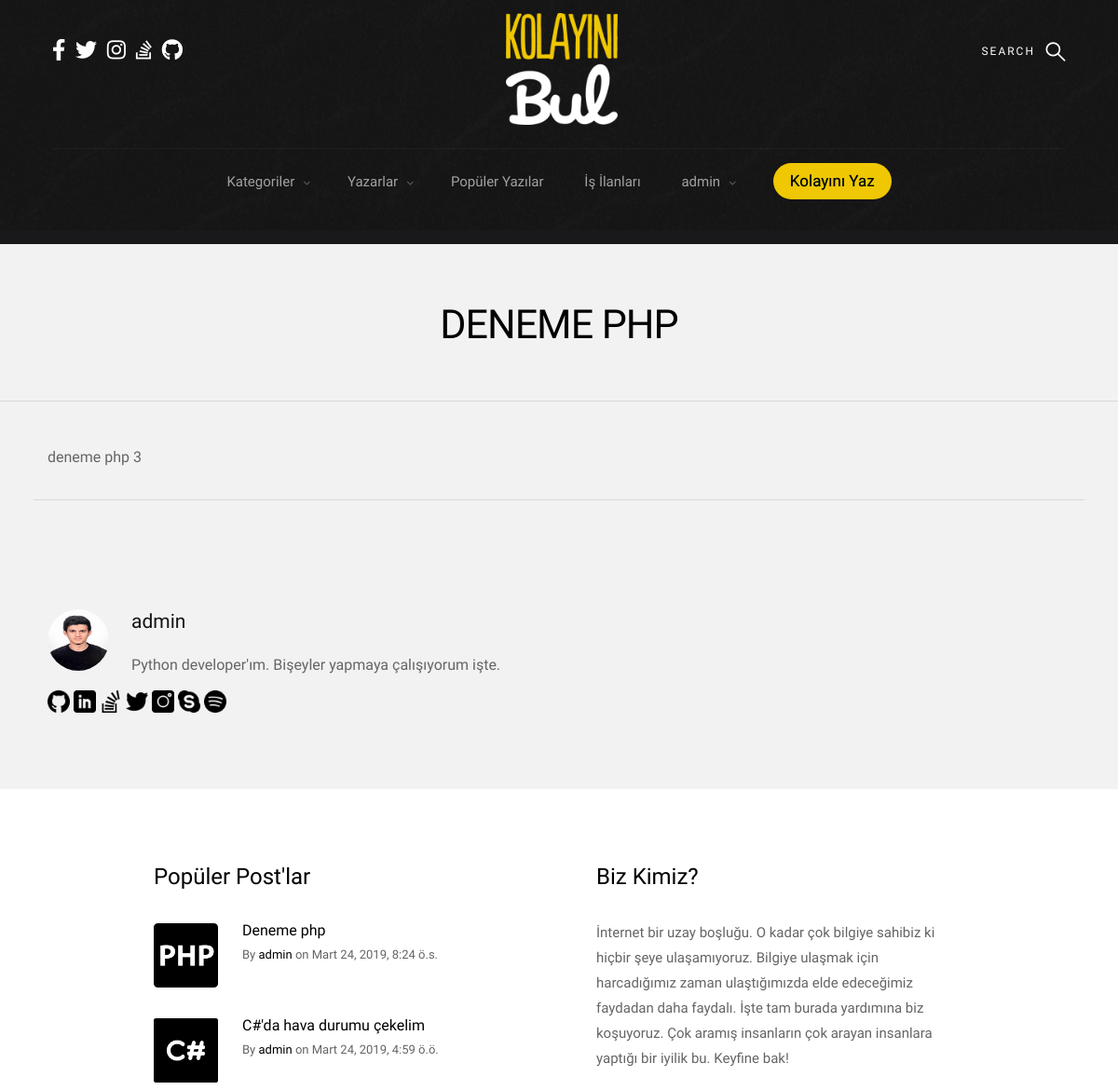
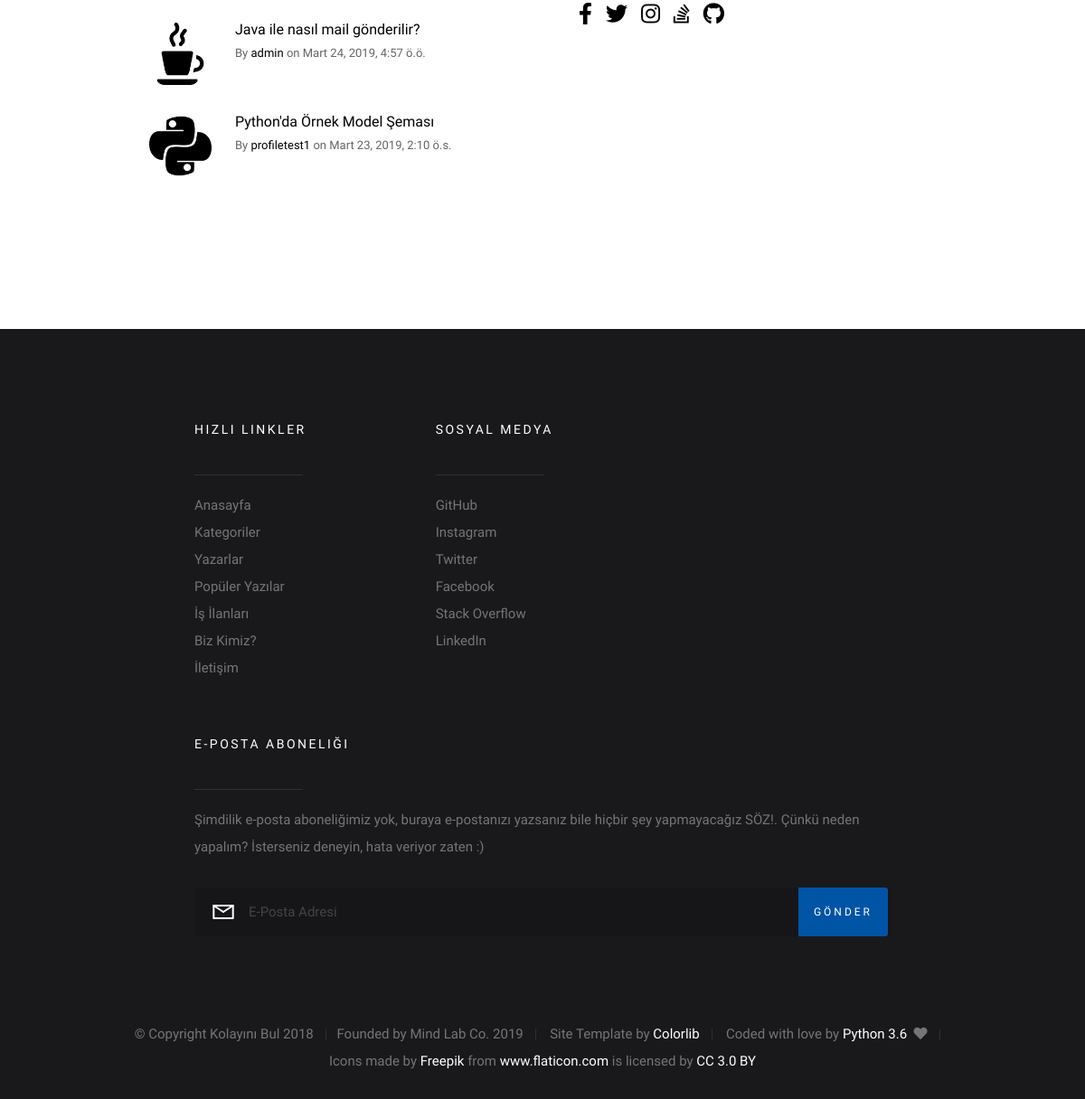
Screenshot of /posts/post/deneme-php-yz4d (signed in) with the database file from the repository (2 pictures, top to bottom).
### blog/models.py (models this page shows, shortened)
class Post(models.Model):
    author = models.ForeignKey("auth.User", on_delete=models.CASCADE, verbose_name="Author")
    category = models.ForeignKey("Category", on_delete=models.CASCADE, verbose_name="Category Name")
    sub_category = models.ForeignKey("SubCategory", on_delete=models.CASCADE, verbose_name="Sub-Category Name",
                                     related_name="sub_category")
    title = models.CharField(max_length=50, verbose_name="Post Title")
    slug = models.SlugField(max_length=55, blank=True, null=True)
    description = RichTextField(max_length=100000, null=False)
    image = models.ImageField(upload_to='story_images/', null=True, blank=True,
                              default='')
    created_date = models.DateTimeField(auto_now_add=True, verbose_name="Created Date")
    updated_date = models.DateTimeField(blank=True, null=True, verbose_name="Updated Date")
    verified_date = models.DateTimeField(auto_now_add=True, verbose_name="Verified Date")
    STATUS_DRAFT = 1
    STATUS_PUBLISHED = 2
    STATUS_ARCHIVED = 3
    STATUS_DEACTIVATED = 4
    STATUSES = (
        (STATUS_DRAFT, 'Taslak'),
        (STATUS_PUBLISHED, 'Yayında'),
        (STATUS_ARCHIVED, 'Arşivlendi'),
        (STATUS_DEACTIVATED, 'Kaldırıldı')
    )
    active_post = models.SmallIntegerField(choices=STATUSES, default="2")
    tag = models.ManyToManyField(SubCategory)

class SubCategory(models.Model):
    category_name = models.ForeignKey(Category, on_delete=models.CASCADE, null=True, related_name='subcategories')
    sub_category_name = models.CharField(max_length=50, verbose_name="Sub-Category Name")
    sub_category_image = models.FileField(upload_to='sub_category_images/', null=True, blank=True)
    def __str__(self):
        return self.sub_category_name

### user/models.py (models this page shows, shortened)
class Profile(models.Model):
    user = models.OneToOneField(User, on_delete=models.CASCADE)
    slug = models.SlugField(max_length=55, blank=True, null=True)
    bio = models.TextField(max_length=500, blank=True)
    school = models.CharField(max_length=30, blank=True)
    education = models.CharField(max_length=30, blank=True)
    city = models.CharField(max_length=30, blank=True)
    birth_date = models.DateField(null=True, blank=True)
    avatar = models.ImageField(upload_to='avatars/', null=True, blank=True)
    job = models.CharField(max_length=30, blank=True)
    skills = models.ManyToManyField(SubCategory)
    post = models.ManyToManyField(Post, blank=True)
    followers = models.ManyToManyField(User, blank=True, verbose_name="Followers", related_name="Followers")
    following = models.ManyToManyField(User, blank=True, verbose_name="Following", related_name="Following")
    github_profile = models.URLField(verbose_name="Github Profile", null=True, blank=True)
    twitter_profile = models.URLField(verbose_name="Twitter Profile", null=True, blank=True)
    stack_overflow_profile = models.URLField(verbose_name="Stack Overflow Profile", null=True, blank=True)
    facebook_profile = models.URLField(verbose_name="Facebook Profile", null=True, blank=True)
    instagram_profile = models.URLField(verbose_name="Instagram Profile", null=True, blank=True)

### blog/views.py (the view)
# urls.py: path('post/<slug:slug>', views.detail, name="detail"),
@login_required
def detail(request, slug):
    post = get_object_or_404(Post, slug=slug)
    tag = post.tag.all()
    context = {
        "post": post,
        "tag": tag,
    }
    return render(request, "post_pages/detail_post.html", context)

### base_pages/views.py (called while the page is built)
def categories(request):
    categories = Category.objects.all()
    context = {
        "categories": categories,
    }
    return context

def footerpost(request):
    footer_post = Post.objects.filter(active_post="2").order_by('-created_date')
    context = {
        "footer_post": footer_post,
    }
    return context

### blog/templatetags/my_filters.py (called while the page is built)
@register.filter()
def upfirstletter(value):
    first = value[0] if len(value) > 0 else ''
    remaining = value[1:] if len(value) > 1 else ''
    return first.upper() + remaining

### templates/post_pages/detail_post.html (shortened to what this page needs)
{% extends "base/layout.html" %}
{% load static %}
{% block body %}
    <section class="s-content" style="padding-top: 0px">
        <section id="styles" class="s-styles">
            <div class="row narrow section-intro add-bottom text-center">
                <div class="col-full tab-full">
                    <h1 style="font-size: 4.3rem;">{{ post.title|upper }}</h1>
                    <div class="row bottom tags-wrap">
                        <div class="col-full tags">
                            <div class="tagcloud">
                            </div>
                        </div>
                    </div>
                </div>
            </div>
            <hr>
            <div class="row">
                <div class="col-full tab-full">
                    <p>
                        {{ post.description|safe }}
                    </p>
                </div>
                <hr>
                <div class="caption-container">
                    <div class="col-six table-responsive">
                        <div class="s-content__author">
                            <img src="{{ post.author.profile.avatar.url }}" alt="">
                            <div class="s-content__author-about">
                                <h4 class="s-content__author-name">
                                    <a href="{% url 'user:profile' slug=post.author.profile.slug %}">{{ post.author }}</a>
                                </h4>
                                <p>{{ post.author.profile.bio }}
                                </p>
                            </div>
                        </div>
                        <a href="https://www.github.com/mindlabcore" target="_blank"><img style="width: 24px" src="{% static 'icons/github.png' %}" alt=""></a>
                        <img style="width: 24px" src="{% static 'icons/linkedin.png' %}" alt="">
                        <img style="width: 24px" src="{% static 'icons/stack-overflow.png' %}" alt="">
                        <img style="width: 24px" src="{% static 'icons/twitter.png' %}" alt="">
                        <img style="width: 24px" src="{% static 'icons/instagram.png' %}" alt="">
                        <img style="width: 24px" src="{% static 'icons/skype.png' %}" alt="">
                        <img style="width: 24px" src="{% static 'icons/spotify.png' %}" alt="">
                    </div>
                </div>
            </div>
        </section>
    </section>
{% endblock body %}

### templates/base/components/navbar.html (shortened to what this page needs)
{% load static %}
<body id="top">
<section class="s-pageheader s-pageheader--home">
    <header class="header">
        <div class="header__content row">
            <div class="header__logo">
                <a class="logo" href="{% url "index" %}">
                    <img class="masaustuLogo" style="width: 120px; height: 120px"
                         src="{% static 'logo/1781596764_b4fdb39e-54f8-49cd-b7db-7fe8b753a9f5 (1).png' %}"
                         alt="Homepage">
                </a>
            </div>
            <ul class="header__social">
                <li>
                    <a href="" target="_blank"><i class="fab fa-facebook-f"></i></a>
                </li>
                <li>
                    <a href="https://twitter.com/kolayinibul" target="_blank"><i class="fab fa-twitter"></i></a>
                </li>
                <li>
                    <a href="https://www.instagram.com/kolayinibul" target="_blank"><i class="fab fa-instagram"></i></a>
                </li>
                <li>
                    <a href="#0" target="_blank"><i class="fab fa-stack-overflow"></i></a>
                </li>
                <li>
                    <a href="" target="_blank"><i class="fab fa-github"></i></a>
                </li>
            </ul>
            <a class="header__search-trigger" href="#0"></a>
            <nav class="header__nav-wrap">
                <ul class="header__nav">
                    <li class="has-children">
                        <a href="#0" title="">Kategoriler</a>
                    </li>
                    <li class="has-children">
                        <a href="#0" title="">Yazarlar</a>
                    </li>
                    <li><a href="about.html" title="">Popüler Yazılar</a></li>
                    <li><a href="{% url 'job_page_coming_soon' %}" title="">İş İlanları</a></li>
                    {% if request.user.is_authenticated %}
                        <li class="has-children">
                            <a href="#0" title="">{{ request.user.username }}</a>
                        </li>
                    {% else %}
                        <li><a href="{% url 'user:login' %}" title="">Giriş Yap</a></li>
                        <li><a href="{% url 'user:sign_up' %}" title="">Kayıt Ol</a></li>
                    {% endif %}
            <li>
                            <a href="{% url 'posts:add_post' %}" class="writeButton" style="color:#000000">Kolayını
                                Yaz</a>
                        </li>
</ul>
            </nav>
        </div>
    </header>
    <hr>
    {% url 'index' as current_url %}
</section>

### templates/base/components/s-extra-footer-top.html
{% load static %}
{% load my_filters %}
<section class="s-extra">
    <div class="row top">
        <div class="col-eight md-six tab-full popular">
            <h3>Popüler Post'lar</h3>
            <div class="block-1-2 block-m-full popular__posts">
                {% for post in footer_post|slice:":6" %}
                    <article class="col-block popular__post">
                        <a href="#0" class="popular__thumb">
                            <img src="{{ post.sub_category.sub_category_image.url }}" alt="">
                        </a>
                        <h5><a href="{% url 'posts:detail' slug=post.slug %}">{{ post.title|safe|upfirstletter }}</a></h5>
                        <section class="popular__meta">
                            <span class="popular__author"><span>By</span> <a href="{% url 'user:profile' slug=post.author %}">{{ post.author }}</a></span>
                            <span class="popular__date"><span>on</span> <time
                                    datetime="2017-12-19">{{ post.created_date }}</time></span>
                        </section>
                    </article>
                {% endfor %}
            </div>
        </div>
        <div class="col-four md-six tab-full about">
            <h3>Biz Kimiz?</h3>
            <p>
                İnternet bir uzay boşluğu. O kadar çok bilgiye sahibiz ki hiçbir şeye ulaşamıyoruz. Bilgiye ulaşmak için
                harcadığımız zaman ulaştığımızda elde edeceğimiz faydadan daha faydalı. İşte tam burada
                yardımına biz koşuyoruz. Çok aramış insanların çok arayan insanlara yaptığı bir iyilik bu. Keyfine bak!
            </p>
            <ul class="about__social">
                <li>
                    <a href="" target="_blank"><i class="fab fa-facebook-f"></i></a>
                </li>
                <li>
                    <a href="https://twitter.com/kolayinibul" target="_blank"><i class="fab fa-twitter"></i></a>
                </li>
                <li>
                    <a href="https://www.instagram.com/kolayinibul" target="_blank"><i class="fab fa-instagram"></i></a>
                </li>
                <li>
                    <a href="#0" target="_blank"><i class="fab fa-stack-overflow"></i></a>
                </li>
                <li>
                    <a href="" target="_blank"><i class="fab fa-github"></i></a>
                </li>
            </ul>
        </div>
    </div>
</section>

### static/css/base.css (style rules this page uses)
body { margin: 0; }
article, aside, footer, header, nav, section { display: block; }
h1 { font-size: 2em; margin: 0.67em 0; }
hr { box-sizing: content-box; height: 0; overflow: visible; }
a { background-color: transparent; -webkit-text-decoration-skip: objects; }
img { border-style: none; }
*, *::before, *::after { box-sizing: inherit; }
body { font-weight: normal; line-height: 1; word-wrap: break-word; text-rendering: optimizeLegibility; -webkit-overflow-scrolling: touch; -webkit-text-size-adjust: none; }
body, input, button { -moz-osx-font-smoothing: grayscale; -webkit-font-smoothing: antialiased; }
img, video { max-width: 100%; height: auto; }
div, dl, dt, dd, ul, ol, li, h1, h2, h3, h4, h5, h6, pre, form, p, blockquote, th, td { margin: 0; padding: 0; }
h1, h2, h3, h4, h5, h6 { -webkit-font-smoothing: auto; -webkit-font-smoothing: antialiased; -webkit-font-variant-ligatures: common-ligatures; -moz-font-variant-ligatures: common-ligatures; font-variant-ligatures: common-ligatures; text-rendering: optimizeLegibility; }
em, i { font-style: italic; line-height: inherit; }
ol, ul { list-style: none; }
li { display: block; }
a { text-decoration: none; line-height: inherit; }
a img { border: none; }
.row { width: 94%; max-width: 1200px; margin: 0 auto; }
.row:after { content: ""; display: table; clear: both; }
.row .row { width: auto; max-width: none; margin-left: -20px; margin-right: -20px; }
[class*="col-"] { float: left; padding: 0 20px; }
.col-four, .col-1-3 { width: 33.33333%; }
.col-six, .col-1-2 { width: 50%; }
.col-eight, .col-2-3 { width: 66.66667%; }
.col-twelve, .col-full { width: 100%; }
@media only screen and (max-width: 1200px) { .row .row { margin-left: -15px; margin-right: -15px; } }
@media only screen and (max-width: 1200px) { [class*="col-"] { padding: 0 15px; } }
@media only screen and (max-width: 1200px) { .md-six, .md-1-2 { width: 50%; } }
[class*="block-"]:after { content: ""; display: table; clear: both; }
.block-1-2 .col-block { width: 50%; }
.block-1-6 .col-block:nth-child(6n + 1), .block-1-5 .col-block:nth-child(5n + 1), .block-1-4 .col-block:nth-child(4n + 1), .block-1-3 .col-block:nth-child(3n + 1), .block-1-2 .col-block:nth-child(2n + 1) { clear: both; }
@media only screen and (max-width: 1200px) { .block-m-full .col-block { width: 100%; clear: both; } }
@media only screen and (max-width: 1200px) { [class*="block-m-"] .col-block:nth-child(n) { clear: none; } }
.add-bottom { margin-bottom: 3rem !important; }
.text-center { text-align: center; }

### rows the page displays
Post: title "DENEME PHP", description "deneme php 3", author.profile.avatar (picture), author "admin", author.profile.bio "Python developer'ım. Bişeyler yapmaya çalışıyorum işte.", sub_category.sub_category_image (picture), title|upfirstletter "Deneme php", created_date "Mart 24, 2019, 8:24 ö.s."
Post: sub_category.sub_category_image (picture), title|upfirstletter "C#'da hava durumu çekelim", author "admin", created_date "Mart 24, 2019, 4:59 ö.ö."
Post: sub_category.sub_category_image (picture), title|upfirstletter "Java ile nasıl mail gönderilir?", author "admin", created_date "Mart 24, 2019, 4:57 ö.ö."
Post: sub_category.sub_category_image (picture), title|upfirstletter "Python'da Örnek Model Şeması", author "profiletest1", created_date "Mart 23, 2019, 2:10 ö.s."

### other values shown
{{ request.user.username }} "admin"
